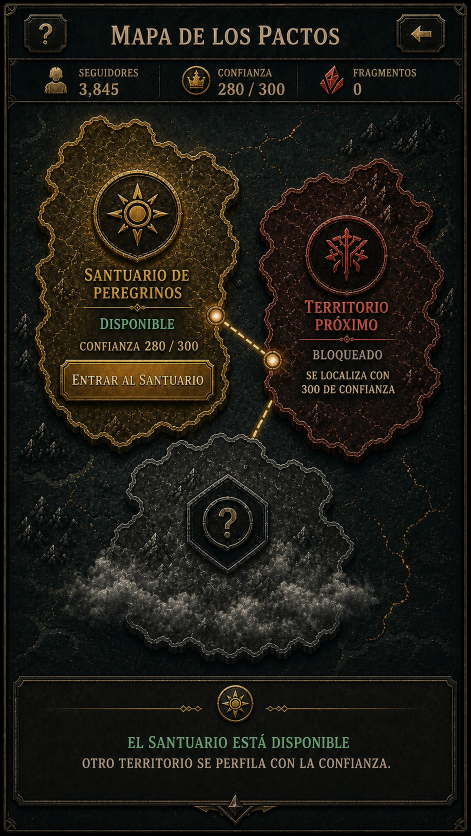
#> input picture SISTEMA_GENERAL_PRODUCCION_UI/09_PROYECTOS/QUANTUM_FORGE/05_REFERENCIAS/DIMENSION_2/CANDIDATAS_2026-08-19/01_Mapa_De_Los_Pactos_Corregido.png, 941 x 1672 px (shown at 1/2 size)
$ python validate_capture_information.py ../09_PROYECTOS/QUANTUM_FORGE/05_REFERENCIAS/DIMENSION_2/CANDIDATAS_2026-08-19/01_Mapa_De_Los_Pactos_Corregido.png
#> lines starting #> are read from the running program, lines starting #| are printed output that depends on the picture
#> in validate, image is the input picture: PIL image 941x1672 RGB; mean R, G, B 29.3, 26.9, 20.1
#!/usr/bin/env python3
"""Rechaza capturas vacías, planas o sin información visual suficiente."""

from __future__ import annotations

import argparse
import math
from pathlib import Path

from PIL import Image, ImageDraw, ImageStat


def metrics(image: Image.Image) -> dict[str, float]:
    rgb = image.convert("RGB")
    luminance = rgb.convert("L")
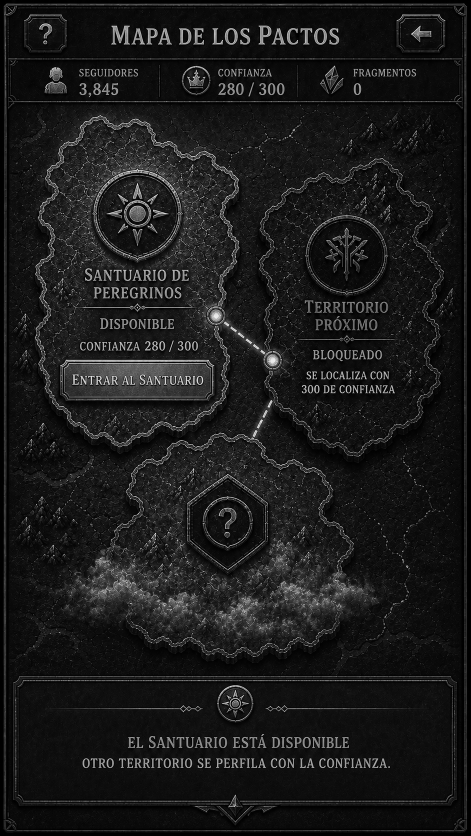
#> luminance: PIL image 941x1672 L (shown at 1/2 size); min 0, max 255, mean 26.8
    histogram = luminance.histogram()
#> histogram = 256 values, max 79176 at index 13, min 1 at index 253, mean 6145.9
    total = max(1, sum(histogram))
#> total = 1573352
    entropy = -sum((count / total) * math.log2(count / total) for count in histogram if count)
#> entropy = 5.97
    stddev = ImageStat.Stat(luminance).stddev[0]
#> stddev = 32.82
    colorful = sum(
        1 for red, green, blue in rgb.getdata()
        if max(red, green, blue) - min(red, green, blue) >= 12
    ) / total
#> colorful = 0.242
    dominant = max(histogram) / total
#> dominant = 0.0503
    return {"entropy": entropy, "stddev": stddev, "color_fraction": colorful, "dominant": dominant}


def validate_image(image: Image.Image, min_width: int, min_height: int, min_entropy: float,
                   min_stddev: float, min_color_fraction: float) -> list[str]:
    failures: list[str] = []
    if image.width < min_width or image.height < min_height:
        failures.append(f"resolución {image.width}x{image.height} menor a {min_width}x{min_height}")
    values = metrics(image)
#> values = {'entropy': 5.97, 'stddev': 32.82, 'color_fraction': 0.242, 'dominant': 0.0503}
    if values["entropy"] < min_entropy:
        failures.append(f"entropía {values['entropy']:.3f} menor a {min_entropy:.3f}")
    if values["stddev"] < min_stddev:
        failures.append(f"desviación tonal {values['stddev']:.3f} menor a {min_stddev:.3f}")
    if values["color_fraction"] < min_color_fraction:
        failures.append(
            f"fracción de color {values['color_fraction']:.4f} menor a {min_color_fraction:.4f}"
        )
    if values["dominant"] > 0.98:
        failures.append(f"un solo nivel ocupa {values['dominant']:.2%} de la captura")
    return failures


def validate(path: Path, min_width: int, min_height: int, min_entropy: float,
             min_stddev: float, min_color_fraction: float) -> list[str]:
    with Image.open(path) as image:
        return validate_image(
            image, min_width, min_height, min_entropy, min_stddev, min_color_fraction,
        )


def self_test() -> int:
    flat = Image.new("RGB", (360, 640), (128, 128, 128))
    valid = Image.new("RGB", (360, 640), (12, 62, 45))
    draw = ImageDraw.Draw(valid)
    draw.rectangle((0, 0, 359, 80), fill=(18, 45, 72))
    draw.rectangle((0, 560, 359, 639), fill=(39, 28, 21))
    for index in range(7):
        x = 8 + index * 50
        draw.rectangle((x, 130 + index * 12, x + 38, 220 + index * 25), fill=(242, 235, 211))
        draw.rectangle((x + 5, 138 + index * 12, x + 15, 153 + index * 12), fill=(170, 22, 30))
    if not validate_image(flat, 320, 480, 1.5, 8.0, 0.01):
        print("CAPTURE VALIDATOR SELF-TEST FAIL - la fixture plana fue aceptada")
        return 1
    if validate_image(valid, 320, 480, 1.5, 8.0, 0.01):
        print("CAPTURE VALIDATOR SELF-TEST FAIL - la fixture válida fue rechazada")
        return 1
    print("CAPTURE VALIDATOR SELF-TEST PASS")
    return 0


def main() -> int:
    parser = argparse.ArgumentParser()
    parser.add_argument("image", nargs="?", type=Path)
    parser.add_argument("--min-width", type=int, default=320)
    parser.add_argument("--min-height", type=int, default=480)
    parser.add_argument("--min-entropy", type=float, default=1.5)
    parser.add_argument("--min-stddev", type=float, default=8.0)
    parser.add_argument("--min-color-fraction", type=float, default=0.01)
    parser.add_argument("--self-test", action="store_true")
    args = parser.parse_args()
    if args.self_test:
        return self_test()
    if args.image is None or not args.image.is_file():
        parser.error("debe indicar una captura existente")
    failures = validate(
        args.image, args.min_width, args.min_height, args.min_entropy,
        args.min_stddev, args.min_color_fraction,
    )
#> failures = []
    if failures:
        print("CAPTURE INFORMATION FAIL")
        for failure in failures:
            print(f"- {failure}")
        return 1
    print("CAPTURE INFORMATION PASS")
    return 0


if __name__ == "__main__":
    raise SystemExit(main())
#> (the program exits here)

$ run again, on SISTEMA_GENERAL_PRODUCCION_UI/09_PROYECTOS/QUANTUM_FORGE/05_REFERENCIAS/DIMENSION_2/CANDIDATAS_2026-08-19/08_Umbral_Lugar_De_Vinculo_Corregido.png
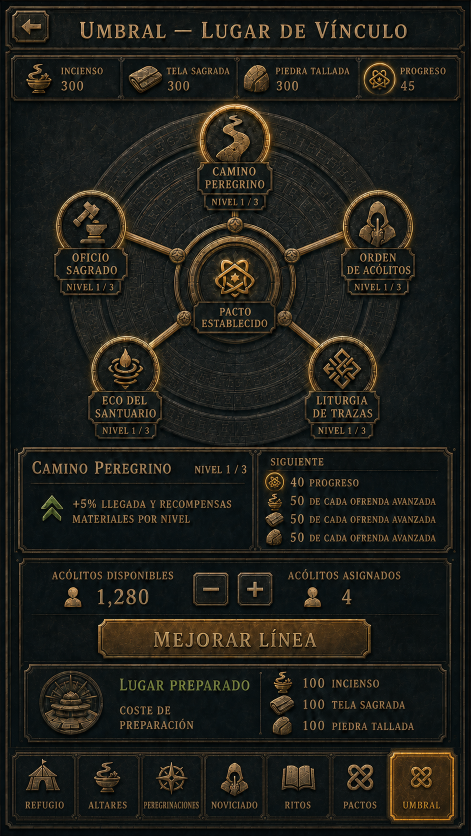
#> input picture SISTEMA_GENERAL_PRODUCCION_UI/09_PROYECTOS/QUANTUM_FORGE/05_REFERENCIAS/DIMENSION_2/CANDIDATAS_2026-08-19/08_Umbral_Lugar_De_Vinculo_Corregido.png, 941 x 1672 px (shown at 1/2 size)
#> in validate, image is the input picture: PIL image 941x1672 RGB; mean R, G, B 31.4, 31.2, 25.5
#> in metrics, `luminance = rgb.convert("L")`:
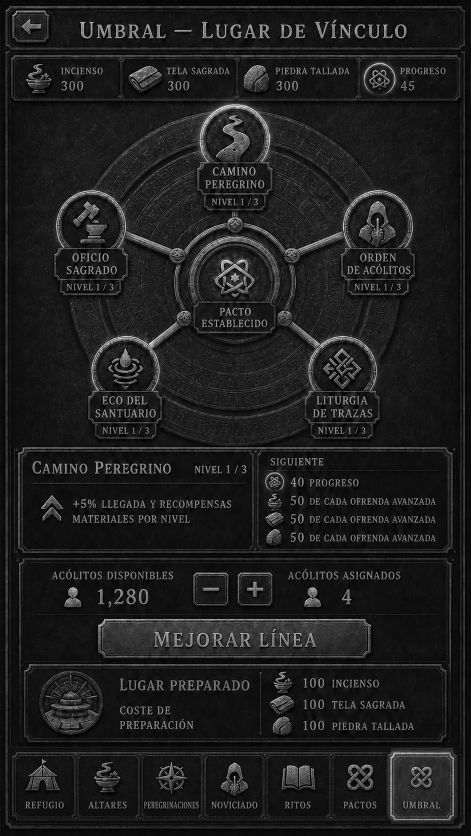
#> luminance: PIL image 941x1672 L (shown at 1/2 size); min 0, max 254, mean 30.6
#> histogram = 256 values, max 84722 at index 16, min 0 at index 255, mean 6145.9
#> total = 1573352
#> entropy = 6.01
#> stddev = 30.02
#> colorful = 0.21
#> dominant = 0.0538
#> values = {'entropy': 6.01, 'stddev': 30.02, 'color_fraction': 0.21, 'dominant': 0.0538}
#> failures = []

$ run again, on SISTEMA_GENERAL_PRODUCCION_UI/09_PROYECTOS/QUANTUM_FORGE/05_REFERENCIAS/DIMENSION_2/CANDIDATAS_2026-08-19/11_Defensa_Y_Represalias_Corregida.png
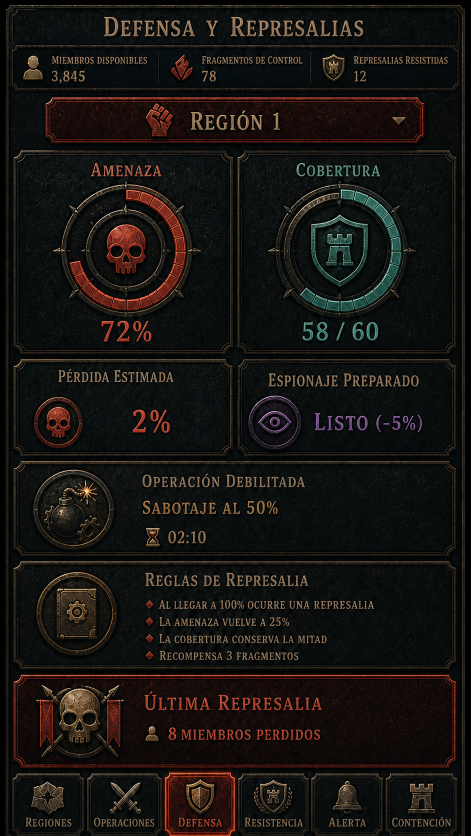
#> input picture SISTEMA_GENERAL_PRODUCCION_UI/09_PROYECTOS/QUANTUM_FORGE/05_REFERENCIAS/DIMENSION_2/CANDIDATAS_2026-08-19/11_Defensa_Y_Represalias_Corregida.png, 941 x 1672 px (shown at 1/2 size)
#> in validate, image is the input picture: PIL image 941x1672 RGB; mean R, G, B 23.4, 20.1, 17.4
#> in metrics, `luminance = rgb.convert("L")`:
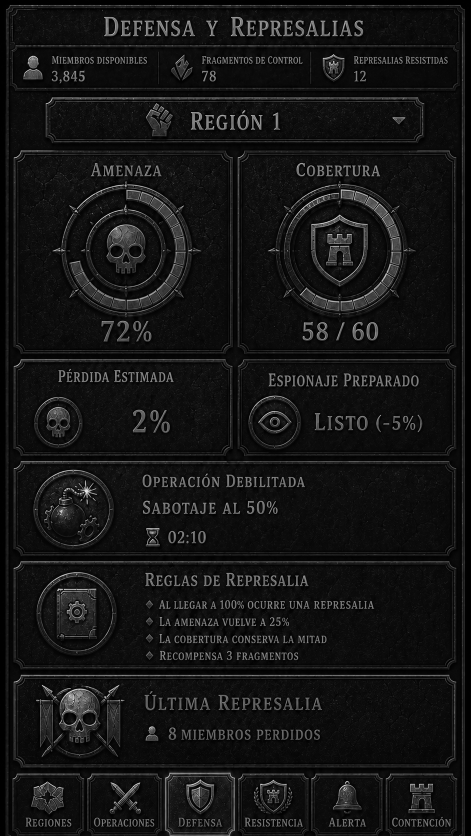
#> luminance: PIL image 941x1672 L (shown at 1/2 size); min 0, max 253, mean 20.8
#> histogram = 256 values, max 121220 at index 11, min 0 at index 249, mean 6145.9
#> total = 1573352
#> entropy = 5.48
#> stddev = 27.1
#> colorful = 0.196
#> dominant = 0.077
#> values = {'entropy': 5.48, 'stddev': 27.1, 'color_fraction': 0.196, 'dominant': 0.077}
#> failures = []
